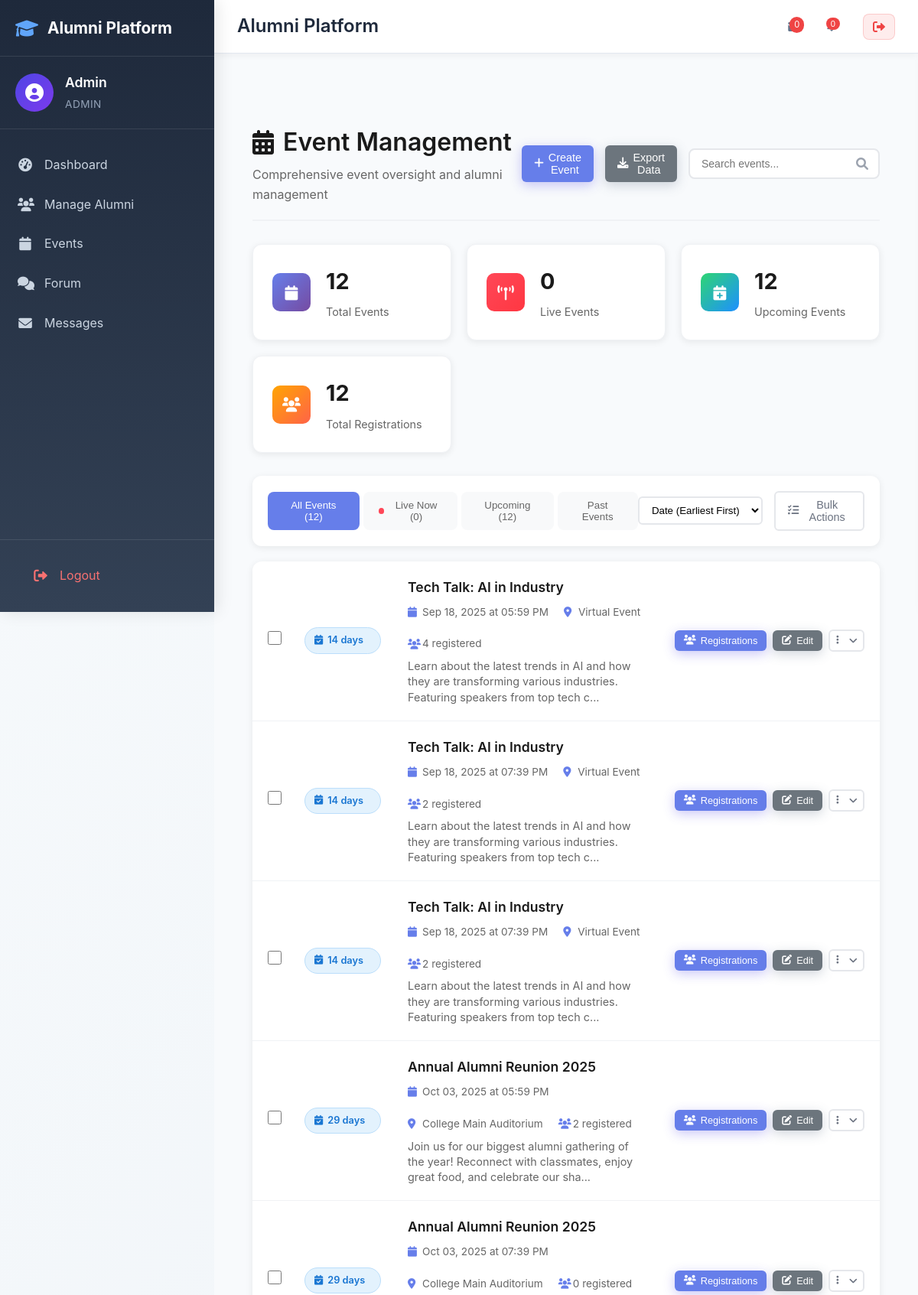
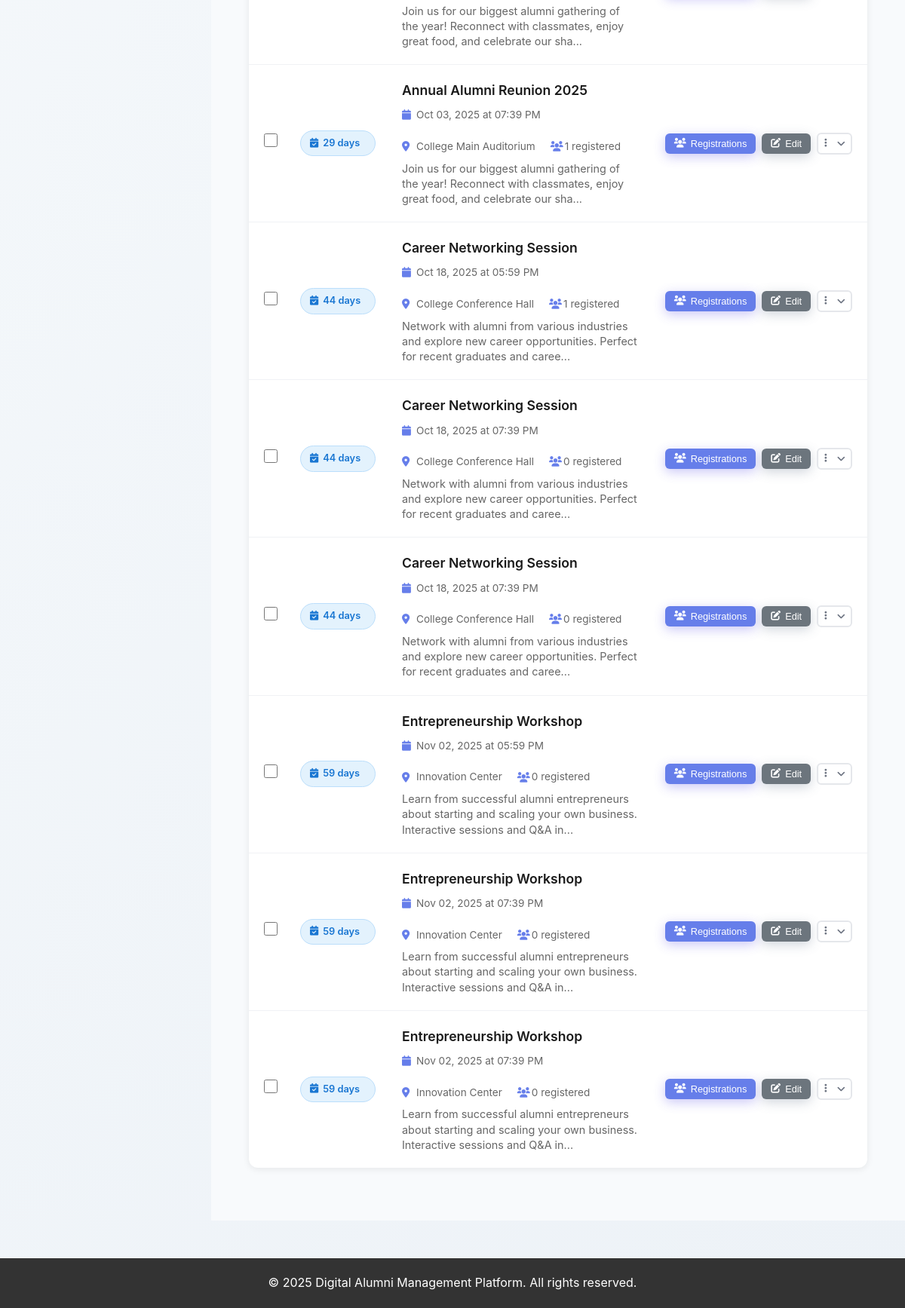
The app's page /admin/events (signed in) with its own data (2 pictures, top to bottom).
### tables this page shows
CREATE TABLE events (
            id INTEGER PRIMARY KEY AUTOINCREMENT,
            title TEXT NOT NULL,
            description TEXT,
            event_date DATETIME,
            location TEXT,
            created_by INTEGER,
            created_at TIMESTAMP DEFAULT CURRENT_TIMESTAMP, capacity INTEGER, event_type TEXT DEFAULT 'general', require_approval INTEGER DEFAULT 0,
            FOREIGN KEY (created_by) REFERENCES users(id)
        );

### app.py (the view, shortened to what this page needs)
@app.route('/admin/events')
def admin_events():
    if 'user_id' not in session or session.get('role') != 'admin':
        return redirect(url_for('login'))
    try:
        current_datetime = datetime.now()
        all_events_detailed = db.execute_query("""
            SELECT e.*, COUNT(er.id) as registration_count,
                   COUNT(CASE WHEN er.attended = 1 THEN 1 END) as attendance_count
            FROM events e
            LEFT JOIN event_registrations er ON e.id = er.event_id
            GROUP BY e.id
            ORDER BY e.event_date ASC
        """)
        ongoing_events = []
        upcoming_events = []
        past_events = []
        all_events = []
        if all_events_detailed:
            for event in all_events_detailed:
                event_date = event['event_date']
                event['event_date'] = event_date
                if event_date.date() == current_datetime.date():
                    event['status'] = 'ongoing'
                    ongoing_events.append(event)
                elif event_date > current_datetime:
                    event['status'] = 'upcoming'
                    upcoming_events.append(event)
                else:
                    event['status'] = 'past'
                    past_events.append(event)
                all_events.append(event)
        stats = {
            'total_events': len(all_events),
            'total_registrations': db.execute_single("SELECT COUNT(*) as count FROM event_registrations")['count'] or 0,
            'ongoing_count': len(ongoing_events),
            'upcoming_count': len(upcoming_events),
        }
        past_events = sorted(past_events, key=lambda x: x['event_date'], reverse=True)[:20]
        return render_template('admin/events.html',
                             total_events=stats['total_events'],
                             total_registrations=stats['total_registrations'],
                             ongoing_count=stats['ongoing_count'],
                             upcoming_count=stats['upcoming_count'],
                             ongoing_events=ongoing_events,
                             upcoming_events=upcoming_events,
                             past_events=past_events,
                             all_events=all_events,
                             datetime=datetime)
    except Exception as e:
        print(f"ERROR in admin_events: {str(e)}")
        flash(f'Error loading events: {str(e)}', 'error')
        return render_template('admin/events.html',
                             total_events=0,
                             total_registrations=0,
                             ongoing_count=0,
                             upcoming_count=0,
                             ongoing_events=[],
                             upcoming_events=[],
                             past_events=[],
                             all_events=[],
                             datetime=datetime)

### templates/admin/events.html (shortened to what this page needs)
{% extends "base.html" %}
{% block content %}
<div class="admin-events-container">
    <div class="admin-header">
        <div class="header-content">
            <h1><i class="fas fa-calendar-alt"></i> Event Management</h1>
            <p>Comprehensive event oversight and alumni management</p>
        </div>
        <div class="header-actions">
            <button class="btn btn-primary" onclick="openCreateEventModal()">
                <i class="fas fa-plus"></i> Create Event
            </button>
            <button class="btn btn-secondary" onclick="exportAllEvents()">
                <i class="fas fa-download"></i> Export Data
            </button>
            <div class="search-container">
                <input type="text" id="eventSearch" placeholder="Search events..." onkeyup="filterEvents()">
                <i class="fas fa-search"></i>
            </div>
        </div>
    </div>
    <div class="stats-dashboard">
        <div class="stat-card">
            <div class="stat-icon total">
                <i class="fas fa-calendar"></i>
            </div>
            <div class="stat-content">
                <h3>{{ total_events }}</h3>
                <p>Total Events</p>
            </div>
        </div>
        <div class="stat-card">
            <div class="stat-icon ongoing">
                <i class="fas fa-broadcast-tower"></i>
            </div>
            <div class="stat-content">
                <h3>{{ ongoing_count }}</h3>
                <p>Live Events</p>
            </div>
        </div>
        <div class="stat-card">
            <div class="stat-icon upcoming">
                <i class="fas fa-calendar-plus"></i>
            </div>
            <div class="stat-content">
                <h3>{{ upcoming_count }}</h3>
                <p>Upcoming Events</p>
            </div>
        </div>
        <div class="stat-card">
            <div class="stat-icon registrations">
                <i class="fas fa-users"></i>
            </div>
            <div class="stat-content">
                <h3>{{ total_registrations }}</h3>
                <p>Total Registrations</p>
            </div>
        </div>
    </div>
    <div class="filter-section">
        <div class="filter-tabs">
            <button class="filter-tab active" data-filter="all" onclick="switchTab(this, 'all')">
                All Events ({{ total_events }})
            </button>
            <button class="filter-tab" data-filter="ongoing" onclick="switchTab(this, 'ongoing')">
                <span class="live-dot"></span>
                Live Now ({{ ongoing_count }})
            </button>
            <button class="filter-tab" data-filter="upcoming" onclick="switchTab(this, 'upcoming')">
                Upcoming ({{ upcoming_count }})
            </button>
            <button class="filter-tab" data-filter="past" onclick="switchTab(this, 'past')">
                Past Events
            </button>
        </div>
        <div class="filter-controls">
            <select id="sortBy" onchange="sortEvents()">
                <option value="date_asc">Date (Earliest First)</option>
            </select>
            <button class="btn btn-outline" onclick="toggleBulkActions()">
                <i class="fas fa-tasks"></i> Bulk Actions
            </button>
        </div>
    </div>
    <div class="events-list-container">
        <div id="all-events" class="event-category" style="display: block;">
            {% for event in all_events %}
            <div class="event-item {{ event.status }}" data-event-id="{{ event.id }}"
                data-category="{{ event.status }}">
                <div class="event-checkbox">
                    <input type="checkbox" class="event-select" value="{{ event.id }}">
                </div>
                <div class="event-status">
                    {% if event.status == 'ongoing' %}
                    <span class="status-badge live">
                        <i class="fas fa-circle pulse"></i>
                        LIVE
                    </span>
                    {% elif event.status == 'upcoming' %}
                    <span class="status-badge upcoming">
                        <i class="fas fa-calendar-check"></i>
                        {{ ((event.event_date - datetime.now()).days) }} days
                    </span>
                    {% else %}
                    <span class="status-badge completed">
                        <i class="fas fa-check-circle"></i>
                        Completed
                    </span>
                    {% endif %}
                </div>
                <div class="event-info">
                    <div class="event-header">
                        <h3>{{ event.title }}</h3>
                        <div class="event-meta">
                            <span><i class="fas fa-calendar"></i> {{ event.event_date.strftime('%b %d, %Y at %I:%M %p')
                                }}</span>
                            <span><i class="fas fa-map-marker-alt"></i> {{ event.location or 'Virtual' }}</span>
                            <span><i class="fas fa-users"></i> {{ event.registration_count }} {{ 'attending' if
                                event.status == 'ongoing' else 'registered' if event.status == 'upcoming' else
                                'attended' }}</span>
                        </div>
                    </div>
                    <p class="event-description">{{ event.description[:120] }}...</p>
                </div>
                <div class="event-actions">
                    <button class="btn btn-sm btn-primary" onclick="viewRegistrations({{ event.id }})">
                        <i class="fas fa-users"></i> {{ 'Attendees' if event.status != 'upcoming' else 'Registrations'
                        }}
                    </button>
                    {% if event.status != 'past' %}
                    <button class="btn btn-sm btn-secondary" onclick="editEvent({{ event.id }})">
                        <i class="fas fa-edit"></i> Edit
                    </button>
                    {% endif %}
                    <div class="dropdown">
                        <button class="btn btn-sm btn-outline dropdown-toggle">
                            <i class="fas fa-ellipsis-v"></i>
                        </button>
                    </div>
                </div>
            </div>
            {% endfor %}
        </div>
    </div>
</div>
{% endblock %}

### static/css/style.css (style rules this page uses)
* { margin: 0; padding: 0; box-sizing: border-box; }
body { font-family: 'Inter', 'Segoe UI', Tahoma, Geneva, Verdana, sans-serif; line-height: 1.6; color: #1a202c; background: linear-gradient(135deg, #f7fafc 0%, #edf2f7 100%); min-height: 100vh; }
.header-actions { margin-left: auto; display: flex; align-items: center; gap: 15px; }
.btn { display: inline-block; padding: 10px 20px; border: none; border-radius: 5px; text-decoration: none; cursor: pointer; font-size: 14px; font-weight: 500; transition: all 0.3s; text-align: center; }
.btn-primary { background: linear-gradient(135deg, #4f46e5 0%, #7c3aed 50%, #ec4899 100%); color: white; border: none; box-shadow: 0 4px 15px rgba(79, 70, 229, 0.3); }
.btn-secondary { background: linear-gradient(135deg, #64748b 0%, #475569 100%); color: white; box-shadow: 0 4px 15px rgba(100, 116, 139, 0.3); padding-top: 5px; }
.event-item { display: flex; align-items: center; gap: 15px; padding: 15px 0; border-bottom: 1px solid #f0f0f0; }
.event-item:last-child { border-bottom: none; }
.dropdown-toggle { position: relative; }
.dropdown-toggle::after { content: '\f107'; font-family: 'Font Awesome 6 Free'; font-weight: 900; margin-left: 8px; font-size: 0.8rem; transition: transform 0.3s ease; }
.btn { display: inline-flex; align-items: center; gap: 8px; padding: 10px 20px; border: none; border-radius: 8px; font-size: 14px; font-weight: 500; text-decoration: none; cursor: pointer; transition: all 0.3s; text-align: center; justify-content: center; }
.btn-primary { background: #667eea; color: white; }
.btn-secondary { background: #6c757d; color: white; }

### records on screen
events: title "Tech Talk: AI in Industry", event_date "Sep 18, 2025 at 05:59 PM", location "Virtual Event", registration_count "4", status "registered", description "Learn about the latest trends in AI and how they are transforming various industries. Featuring speakers from top tech c", status "Registrations"
events: title "Tech Talk: AI in Industry", event_date "Sep 18, 2025 at 07:39 PM", location "Virtual Event", registration_count "2", status "registered", description "Learn about the latest trends in AI and how they are transforming various industries. Featuring speakers from top tech c", status "Registrations"
events: title "Tech Talk: AI in Industry", event_date "Sep 18, 2025 at 07:39 PM", location "Virtual Event", registration_count "2", status "registered", description "Learn about the latest trends in AI and how they are transforming various industries. Featuring speakers from top tech c", status "Registrations"
events: title "Annual Alumni Reunion 2025", event_date "Oct 03, 2025 at 05:59 PM", location "College Main Auditorium", registration_count "2", status "registered", description "Join us for our biggest alumni gathering of the year! Reconnect with classmates, enjoy great food, and celebrate our sha", status "Registrations"
events: title "Annual Alumni Reunion 2025", event_date "Oct 03, 2025 at 07:39 PM", location "College Main Auditorium", registration_count "0", status "registered", description "Join us for our biggest alumni gathering of the year! Reconnect with classmates, enjoy great food, and celebrate our sha", status "Registrations"
events: title "Annual Alumni Reunion 2025", event_date "Oct 03, 2025 at 07:39 PM", location "College Main Auditorium", registration_count "1", status "registered", description "Join us for our biggest alumni gathering of the year! Reconnect with classmates, enjoy great food, and celebrate our sha", status "Registrations"
events: title "Career Networking Session", event_date "Oct 18, 2025 at 05:59 PM", location "College Conference Hall", registration_count "1", status "registered", description "Network with alumni from various industries and explore new career opportunities. Perfect for recent graduates and caree", status "Registrations"
events: title "Career Networking Session", event_date "Oct 18, 2025 at 07:39 PM", location "College Conference Hall", registration_count "0", status "registered", description "Network with alumni from various industries and explore new career opportunities. Perfect for recent graduates and caree", status "Registrations"
events: title "Career Networking Session", event_date "Oct 18, 2025 at 07:39 PM", location "College Conference Hall", registration_count "0", status "registered", description "Network with alumni from various industries and explore new career opportunities. Perfect for recent graduates and caree", status "Registrations"
events: title "Entrepreneurship Workshop", event_date "Nov 02, 2025 at 05:59 PM", location "Innovation Center", registration_count "0", status "registered", description "Learn from successful alumni entrepreneurs about starting and scaling your own business. Interactive sessions and Q&A in", status "Registrations"
events: title "Entrepreneurship Workshop", event_date "Nov 02, 2025 at 07:39 PM", location "Innovation Center", registration_count "0", status "registered", description "Learn from successful alumni entrepreneurs about starting and scaling your own business. Interactive sessions and Q&A in", status "Registrations"
events: title "Entrepreneurship Workshop", event_date "Nov 02, 2025 at 07:39 PM", location "Innovation Center", registration_count "0", status "registered", description "Learn from successful alumni entrepreneurs about starting and scaling your own business. Interactive sessions and Q&A in", status "Registrations"

### other values on screen
{{ session.email.split('@')[0].title() }} "Admin"
{{ session.role.title() }} "ADMIN"
{{ total_events }} "12"
{{ ongoing_count }} "0"
{{ upcoming_count }} "12"
{{ total_registrations }} "12"
